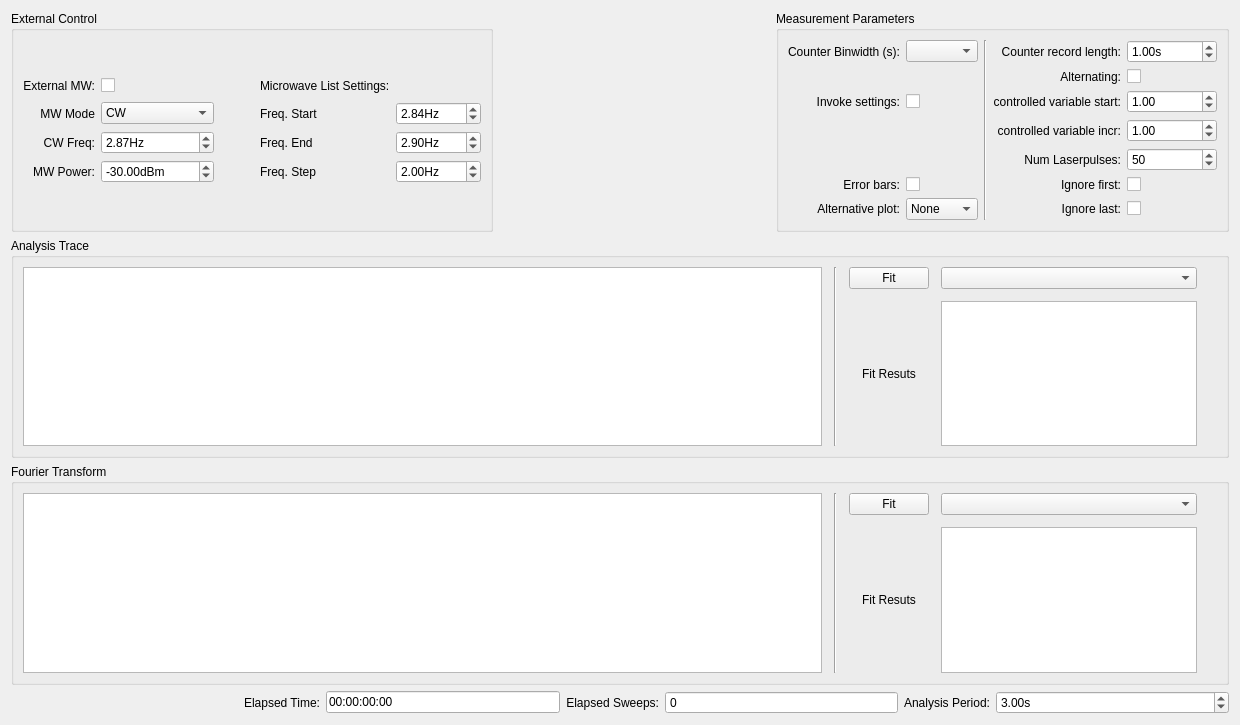
<?xml version="1.0" encoding="UTF-8"?>
<ui version="4.0">
 <class>pa</class>
 <widget class="QWidget" name="pa">
  <property name="geometry">
   <rect>
    <x>0</x>
    <y>0</y>
    <width>1240</width>
    <height>725</height>
   </rect>
  </property>
  <property name="windowTitle">
   <string>Form</string>
  </property>
  <layout class="QGridLayout" name="gridLayout">
   <item row="4" column="0" colspan="11">
    <widget class="QGroupBox" name="second_plot_GroupBox">
     <property name="title">
      <string>Fourier Transform</string>
     </property>
     <layout class="QGridLayout" name="gridLayout_23">
      <item row="0" column="0">
       <layout class="QHBoxLayout" name="horizontalLayout_4">
        <property name="spacing">
         <number>12</number>
        </property>
        <item>
         <widget class="PlotWidget" name="pulse_analysis_second_PlotWidget"/>
        </item>
        <item>
         <widget class="Line" name="line_3">
          <property name="orientation">
           <enum>Qt::Vertical</enum>
          </property>
         </widget>
        </item>
        <item>
         <layout class="QGridLayout" name="gridLayout_31">
          <item row="0" column="0">
           <widget class="QPushButton" name="alt_fit_param_PushButton">
            <property name="sizePolicy">
             <sizepolicy hsizetype="Preferred" vsizetype="Fixed">
              <horstretch>0</horstretch>
              <verstretch>0</verstretch>
             </sizepolicy>
            </property>
            <property name="text">
             <string>Fit</string>
            </property>
           </widget>
          </item>
          <item row="1" column="1">
           <widget class="QTextBrowser" name="alt_fit_param_results_TextBrowser">
            <property name="sizePolicy">
             <sizepolicy hsizetype="Preferred" vsizetype="Preferred">
              <horstretch>0</horstretch>
              <verstretch>0</verstretch>
             </sizepolicy>
            </property>
            <property name="font">
             <font>
              <kerning>false</kerning>
             </font>
            </property>
           </widget>
          </item>
          <item row="0" column="1">
           <widget class="FitSettingsComboBox" name="fit_param_alt_fit_func_ComboBox">
            <property name="sizePolicy">
             <sizepolicy hsizetype="Preferred" vsizetype="Fixed">
              <horstretch>0</horstretch>
              <verstretch>0</verstretch>
             </sizepolicy>
            </property>
           </widget>
          </item>
          <item row="1" column="0">
           <widget class="QLabel" name="label_27">
            <property name="sizePolicy">
             <sizepolicy hsizetype="Preferred" vsizetype="Preferred">
              <horstretch>0</horstretch>
              <verstretch>0</verstretch>
             </sizepolicy>
            </property>
            <property name="text">
             <string>Fit Resuts</string>
            </property>
            <property name="alignment">
             <set>Qt::AlignCenter</set>
            </property>
           </widget>
          </item>
         </layout>
        </item>
       </layout>
      </item>
      <item row="0" column="1">
       <spacer name="verticalSpacer_2">
        <property name="orientation">
         <enum>Qt::Vertical</enum>
        </property>
        <property name="sizeHint" stdset="0">
         <size>
          <width>20</width>
          <height>5000</height>
         </size>
        </property>
       </spacer>
      </item>
     </layout>
    </widget>
   </item>
   <item row="3" column="0" colspan="11">
    <widget class="QGroupBox" name="groupBox_6">
     <property name="title">
      <string>Analysis Trace</string>
     </property>
     <layout class="QGridLayout" name="gridLayout_19">
      <item row="1" column="0">
       <layout class="QHBoxLayout" name="horizontalLayout">
        <property name="spacing">
         <number>12</number>
        </property>
        <item>
         <widget class="PlotWidget" name="pulse_analysis_PlotWidget">
          <property name="sizeAdjustPolicy">
           <enum>QAbstractScrollArea::AdjustIgnored</enum>
          </property>
         </widget>
        </item>
        <item>
         <widget class="Line" name="line_2">
          <property name="sizePolicy">
           <sizepolicy hsizetype="Preferred" vsizetype="Minimum">
            <horstretch>0</horstretch>
            <verstretch>0</verstretch>
           </sizepolicy>
          </property>
          <property name="minimumSize">
           <size>
            <width>0</width>
            <height>0</height>
           </size>
          </property>
          <property name="orientation">
           <enum>Qt::Vertical</enum>
          </property>
         </widget>
        </item>
        <item>
         <layout class="QGridLayout" name="gridLayout_29">
          <item row="1" column="0">
           <widget class="QLabel" name="label_26">
            <property name="sizePolicy">
             <sizepolicy hsizetype="Preferred" vsizetype="Preferred">
              <horstretch>0</horstretch>
              <verstretch>0</verstretch>
             </sizepolicy>
            </property>
            <property name="text">
             <string>Fit Resuts</string>
            </property>
            <property name="alignment">
             <set>Qt::AlignCenter</set>
            </property>
           </widget>
          </item>
          <item row="0" column="0">
           <widget class="QPushButton" name="fit_param_PushButton">
            <property name="sizePolicy">
             <sizepolicy hsizetype="Preferred" vsizetype="Fixed">
              <horstretch>0</horstretch>
              <verstretch>0</verstretch>
             </sizepolicy>
            </property>
            <property name="text">
             <string>Fit</string>
            </property>
           </widget>
          </item>
          <item row="0" column="1">
           <widget class="FitSettingsComboBox" name="fit_param_fit_func_ComboBox">
            <property name="sizePolicy">
             <sizepolicy hsizetype="Preferred" vsizetype="Fixed">
              <horstretch>0</horstretch>
              <verstretch>0</verstretch>
             </sizepolicy>
            </property>
           </widget>
          </item>
          <item row="1" column="1">
           <widget class="QTextBrowser" name="fit_param_results_TextBrowser">
            <property name="sizePolicy">
             <sizepolicy hsizetype="Preferred" vsizetype="Preferred">
              <horstretch>0</horstretch>
              <verstretch>0</verstretch>
             </sizepolicy>
            </property>
            <property name="font">
             <font>
              <kerning>false</kerning>
             </font>
            </property>
           </widget>
          </item>
         </layout>
        </item>
       </layout>
      </item>
      <item row="1" column="1">
       <spacer name="verticalSpacer">
        <property name="orientation">
         <enum>Qt::Vertical</enum>
        </property>
        <property name="sizeHint" stdset="0">
         <size>
          <width>20</width>
          <height>5000</height>
         </size>
        </property>
       </spacer>
      </item>
     </layout>
    </widget>
   </item>
   <item row="5" column="0" colspan="11">
    <layout class="QHBoxLayout" name="horizontalLayout_2">
     <item>
      <spacer name="horizontalSpacer">
       <property name="orientation">
        <enum>Qt::Horizontal</enum>
       </property>
       <property name="sizeHint" stdset="0">
        <size>
         <width>40</width>
         <height>20</height>
        </size>
       </property>
      </spacer>
     </item>
     <item>
      <widget class="QLabel" name="time_param_elapsed_time_Label">
       <property name="text">
        <string>Elapsed Time:</string>
       </property>
       <property name="alignment">
        <set>Qt::AlignRight|Qt::AlignTrailing|Qt::AlignVCenter</set>
       </property>
      </widget>
     </item>
     <item>
      <widget class="QLineEdit" name="time_param_elapsed_time_LineEdit">
       <property name="maximumSize">
        <size>
         <width>16777215</width>
         <height>16777215</height>
        </size>
       </property>
       <property name="text">
        <string>00:00:00:00</string>
       </property>
      </widget>
     </item>
     <item>
      <widget class="QLabel" name="time_param_elapsed_sweep_Label">
       <property name="text">
        <string>Elapsed Sweeps:</string>
       </property>
       <property name="alignment">
        <set>Qt::AlignRight|Qt::AlignTrailing|Qt::AlignVCenter</set>
       </property>
      </widget>
     </item>
     <item>
      <widget class="ScienSpinBox" name="time_param_elapsed_sweep_SpinBox">
       <property name="sizePolicy">
        <sizepolicy hsizetype="Expanding" vsizetype="Fixed">
         <horstretch>0</horstretch>
         <verstretch>0</verstretch>
        </sizepolicy>
       </property>
       <property name="readOnly">
        <bool>true</bool>
       </property>
       <property name="buttonSymbols">
        <enum>QAbstractSpinBox::NoButtons</enum>
       </property>
       <property name="maximum">
        <number>999999999</number>
       </property>
      </widget>
     </item>
     <item>
      <widget class="QLabel" name="time_param_ana_periode_Label">
       <property name="text">
        <string>Analysis Period:</string>
       </property>
       <property name="alignment">
        <set>Qt::AlignRight|Qt::AlignTrailing|Qt::AlignVCenter</set>
       </property>
      </widget>
     </item>
     <item>
      <widget class="ScienDSpinBox" name="time_param_ana_periode_DoubleSpinBox">
       <property name="sizePolicy">
        <sizepolicy hsizetype="Expanding" vsizetype="Fixed">
         <horstretch>0</horstretch>
         <verstretch>0</verstretch>
        </sizepolicy>
       </property>
       <property name="suffix">
        <string>s</string>
       </property>
       <property name="minimum">
        <double>-1.000000000000000</double>
       </property>
       <property name="maximum">
        <double>999999999.000000000000000</double>
       </property>
       <property name="value">
        <double>3.000000000000000</double>
       </property>
      </widget>
     </item>
    </layout>
   </item>
   <item row="1" column="0" rowspan="2" colspan="11">
    <layout class="QHBoxLayout" name="horizontalLayout_3">
     <item>
      <widget class="QGroupBox" name="groupBox_9">
       <property name="sizePolicy">
        <sizepolicy hsizetype="Preferred" vsizetype="Preferred">
         <horstretch>0</horstretch>
         <verstretch>0</verstretch>
        </sizepolicy>
       </property>
       <property name="maximumSize">
        <size>
         <width>500</width>
         <height>16777215</height>
        </size>
       </property>
       <property name="title">
        <string>External Control</string>
       </property>
       <layout class="QGridLayout" name="gridLayout_26">
        <item row="0" column="1">
         <layout class="QGridLayout" name="gridLayout_24" columnstretch="0,0,0,0,0">
          <item row="1" column="0">
           <widget class="QLabel" name="ext_control_mw_mode_Label">
            <property name="text">
             <string>MW Mode</string>
            </property>
            <property name="alignment">
             <set>Qt::AlignRight|Qt::AlignTrailing|Qt::AlignVCenter</set>
            </property>
           </widget>
          </item>
          <item row="0" column="1">
           <widget class="QCheckBox" name="ext_control_use_mw_CheckBox">
            <property name="sizePolicy">
             <sizepolicy hsizetype="Preferred" vsizetype="Fixed">
              <horstretch>0</horstretch>
              <verstretch>0</verstretch>
             </sizepolicy>
            </property>
            <property name="layoutDirection">
             <enum>Qt::LeftToRight</enum>
            </property>
            <property name="text">
             <string/>
            </property>
            <property name="tristate">
             <bool>false</bool>
            </property>
           </widget>
          </item>
          <item row="1" column="3">
           <widget class="QLabel" name="ext_control_mw_freq_start_Label">
            <property name="text">
             <string>Freq. Start</string>
            </property>
           </widget>
          </item>
          <item row="0" column="0">
           <widget class="QLabel" name="ext_control_ext_mw_Label">
            <property name="text">
             <string>External MW:</string>
            </property>
            <property name="alignment">
             <set>Qt::AlignRight|Qt::AlignTrailing|Qt::AlignVCenter</set>
            </property>
           </widget>
          </item>
          <item row="2" column="1">
           <widget class="ScienDSpinBox" name="ext_control_mw_freq_DoubleSpinBox">
            <property name="enabled">
             <bool>true</bool>
            </property>
            <property name="sizePolicy">
             <sizepolicy hsizetype="Expanding" vsizetype="Fixed">
              <horstretch>0</horstretch>
              <verstretch>0</verstretch>
             </sizepolicy>
            </property>
            <property name="minimumSize">
             <size>
              <width>75</width>
              <height>0</height>
             </size>
            </property>
            <property name="maximumSize">
             <size>
              <width>200</width>
              <height>16777215</height>
             </size>
            </property>
            <property name="suffix">
             <string>Hz</string>
            </property>
            <property name="maximum">
             <double>2100000044.000000000000000</double>
            </property>
            <property name="value">
             <double>2.870000000000000</double>
            </property>
           </widget>
          </item>
          <item row="0" column="4">
           <spacer name="horizontalSpacer_3">
            <property name="orientation">
             <enum>Qt::Horizontal</enum>
            </property>
            <property name="sizeHint" stdset="0">
             <size>
              <width>40</width>
              <height>20</height>
             </size>
            </property>
           </spacer>
          </item>
          <item row="1" column="1">
           <widget class="QComboBox" name="ext_control_mw_mode_ComboBox">
            <item>
             <property name="text">
              <string>CW</string>
             </property>
            </item>
            <item>
             <property name="text">
              <string>List</string>
             </property>
            </item>
           </widget>
          </item>
          <item row="3" column="4">
           <widget class="ScienDSpinBox" name="ext_control_mw_freq_step_DoubleSpinBox">
            <property name="suffix">
             <string>Hz</string>
            </property>
            <property name="maximum">
             <double>6000.000000000000000</double>
            </property>
            <property name="value">
             <double>2.000000000000000</double>
            </property>
           </widget>
          </item>
          <item row="3" column="3">
           <widget class="QLabel" name="ext_control_mw_freq_step_Label">
            <property name="text">
             <string>Freq. Step</string>
            </property>
           </widget>
          </item>
          <item row="2" column="3">
           <widget class="QLabel" name="ext_control_mw_freq_end_Label">
            <property name="text">
             <string>Freq. End</string>
            </property>
           </widget>
          </item>
          <item row="2" column="4">
           <widget class="ScienDSpinBox" name="ext_control_mw_freq_end_DoubleSpinBox">
            <property name="suffix">
             <string>Hz</string>
            </property>
            <property name="maximum">
             <double>6.000000000000000</double>
            </property>
            <property name="value">
             <double>2.900000000000000</double>
            </property>
           </widget>
          </item>
          <item row="3" column="0">
           <widget class="QLabel" name="ext_control_mw_power_Label">
            <property name="text">
             <string>MW Power:</string>
            </property>
            <property name="alignment">
             <set>Qt::AlignRight|Qt::AlignTrailing|Qt::AlignVCenter</set>
            </property>
           </widget>
          </item>
          <item row="1" column="4">
           <widget class="ScienDSpinBox" name="ext_control_mw_freq_start_DoubleSpinBox">
            <property name="suffix">
             <string>Hz</string>
            </property>
            <property name="maximum">
             <double>6.000000000000000</double>
            </property>
            <property name="value">
             <double>2.840000000000000</double>
            </property>
           </widget>
          </item>
          <item row="3" column="1">
           <widget class="ScienDSpinBox" name="ext_control_mw_power_DoubleSpinBox">
            <property name="sizePolicy">
             <sizepolicy hsizetype="Expanding" vsizetype="Fixed">
              <horstretch>0</horstretch>
              <verstretch>0</verstretch>
             </sizepolicy>
            </property>
            <property name="minimumSize">
             <size>
              <width>75</width>
              <height>0</height>
             </size>
            </property>
            <property name="maximumSize">
             <size>
              <width>200</width>
              <height>16777215</height>
             </size>
            </property>
            <property name="suffix">
             <string>dBm</string>
            </property>
            <property name="minimum">
             <double>-999999.000000000000000</double>
            </property>
            <property name="maximum">
             <double>999999.000000000000000</double>
            </property>
            <property name="value">
             <double>-30.000000000000000</double>
            </property>
           </widget>
          </item>
          <item row="2" column="0">
           <widget class="QLabel" name="ext_control_mw_freq_Label">
            <property name="text">
             <string>CW Freq:</string>
            </property>
            <property name="alignment">
             <set>Qt::AlignRight|Qt::AlignTrailing|Qt::AlignVCenter</set>
            </property>
           </widget>
          </item>
          <item row="0" column="3">
           <widget class="QLabel" name="ext_control_mw_list_Label">
            <property name="text">
             <string>Microwave List Settings:</string>
            </property>
           </widget>
          </item>
          <item row="0" column="2">
           <spacer name="horizontalSpacer_4">
            <property name="orientation">
             <enum>Qt::Horizontal</enum>
            </property>
            <property name="sizeHint" stdset="0">
             <size>
              <width>40</width>
              <height>20</height>
             </size>
            </property>
           </spacer>
          </item>
          <item row="1" column="2">
           <spacer name="horizontalSpacer_5">
            <property name="orientation">
             <enum>Qt::Horizontal</enum>
            </property>
            <property name="sizeHint" stdset="0">
             <size>
              <width>40</width>
              <height>20</height>
             </size>
            </property>
           </spacer>
          </item>
          <item row="2" column="2">
           <spacer name="horizontalSpacer_6">
            <property name="orientation">
             <enum>Qt::Horizontal</enum>
            </property>
            <property name="sizeHint" stdset="0">
             <size>
              <width>40</width>
              <height>20</height>
             </size>
            </property>
           </spacer>
          </item>
          <item row="3" column="2">
           <spacer name="horizontalSpacer_7">
            <property name="orientation">
             <enum>Qt::Horizontal</enum>
            </property>
            <property name="sizeHint" stdset="0">
             <size>
              <width>40</width>
              <height>20</height>
             </size>
            </property>
           </spacer>
          </item>
         </layout>
        </item>
       </layout>
      </widget>
     </item>
     <item>
      <spacer name="horizontalSpacer_2">
       <property name="orientation">
        <enum>Qt::Horizontal</enum>
       </property>
       <property name="sizeHint" stdset="0">
        <size>
         <width>40</width>
         <height>20</height>
        </size>
       </property>
      </spacer>
     </item>
     <item>
      <widget class="QGroupBox" name="groupBox_8">
       <property name="sizePolicy">
        <sizepolicy hsizetype="Expanding" vsizetype="Preferred">
         <horstretch>0</horstretch>
         <verstretch>0</verstretch>
        </sizepolicy>
       </property>
       <property name="title">
        <string>Measurement Parameters</string>
       </property>
       <layout class="QGridLayout" name="gridLayout_28">
        <item row="0" column="3">
         <layout class="QGridLayout" name="gridLayout_25">
          <item row="6" column="3">
           <widget class="QLabel" name="label_5">
            <property name="text">
             <string>Ignore last:</string>
            </property>
            <property name="alignment">
             <set>Qt::AlignRight|Qt::AlignTrailing|Qt::AlignVCenter</set>
            </property>
           </widget>
          </item>
          <item row="0" column="4">
           <widget class="ScienDSpinBox" name="ana_param_record_length_DoubleSpinBox">
            <property name="sizePolicy">
             <sizepolicy hsizetype="Expanding" vsizetype="Fixed">
              <horstretch>0</horstretch>
              <verstretch>0</verstretch>
             </sizepolicy>
            </property>
            <property name="suffix">
             <string>s</string>
            </property>
            <property name="decimals">
             <number>2</number>
            </property>
            <property name="maximum">
             <double>100000000.000000000000000</double>
            </property>
            <property name="value">
             <double>1.000000000000000</double>
            </property>
           </widget>
          </item>
          <item row="0" column="3">
           <widget class="QLabel" name="ana_param_record_length_Label">
            <property name="text">
             <string>Counter record length:</string>
            </property>
            <property name="alignment">
             <set>Qt::AlignRight|Qt::AlignTrailing|Qt::AlignVCenter</set>
            </property>
           </widget>
          </item>
          <item row="4" column="3">
           <widget class="QLabel" name="ana_param_num_laserpulses_Label">
            <property name="text">
             <string>Num Laserpulses:</string>
            </property>
            <property name="alignment">
             <set>Qt::AlignRight|Qt::AlignTrailing|Qt::AlignVCenter</set>
            </property>
           </widget>
          </item>
          <item row="3" column="4">
           <widget class="ScienDSpinBox" name="ana_param_x_axis_inc_ScienDSpinBox">
            <property name="enabled">
             <bool>true</bool>
            </property>
            <property name="sizePolicy">
             <sizepolicy hsizetype="Expanding" vsizetype="Fixed">
              <horstretch>0</horstretch>
              <verstretch>0</verstretch>
             </sizepolicy>
            </property>
            <property name="maximum">
             <double>999999999.000000000000000</double>
            </property>
            <property name="value">
             <double>1.000000000000000</double>
            </property>
           </widget>
          </item>
          <item row="2" column="3">
           <widget class="QLabel" name="ana_param_x_axis_start_Label">
            <property name="text">
             <string>controlled variable start:</string>
            </property>
            <property name="alignment">
             <set>Qt::AlignRight|Qt::AlignTrailing|Qt::AlignVCenter</set>
            </property>
           </widget>
          </item>
          <item row="1" column="4">
           <widget class="QCheckBox" name="ana_param_alternating_CheckBox">
            <property name="sizePolicy">
             <sizepolicy hsizetype="Preferred" vsizetype="Fixed">
              <horstretch>0</horstretch>
              <verstretch>0</verstretch>
             </sizepolicy>
            </property>
            <property name="layoutDirection">
             <enum>Qt::LeftToRight</enum>
            </property>
            <property name="text">
             <string/>
            </property>
           </widget>
          </item>
          <item row="6" column="1">
           <widget class="QComboBox" name="second_plot_ComboBox">
            <item>
             <property name="text">
              <string>None</string>
             </property>
            </item>
            <item>
             <property name="text">
              <string>FFT</string>
             </property>
            </item>
            <item>
             <property name="text">
              <string>Delta</string>
             </property>
            </item>
           </widget>
          </item>
          <item row="6" column="0">
           <widget class="QLabel" name="second_plot_Label">
            <property name="text">
             <string>Alternative plot:</string>
            </property>
            <property name="alignment">
             <set>Qt::AlignRight|Qt::AlignTrailing|Qt::AlignVCenter</set>
            </property>
           </widget>
          </item>
          <item row="2" column="0">
           <widget class="QLabel" name="label_2">
            <property name="text">
             <string>Invoke settings:</string>
            </property>
            <property name="alignment">
             <set>Qt::AlignRight|Qt::AlignTrailing|Qt::AlignVCenter</set>
            </property>
           </widget>
          </item>
          <item row="2" column="1">
           <widget class="QCheckBox" name="ana_param_invoke_settings_CheckBox">
            <property name="enabled">
             <bool>true</bool>
            </property>
            <property name="sizePolicy">
             <sizepolicy hsizetype="Preferred" vsizetype="Fixed">
              <horstretch>0</horstretch>
              <verstretch>0</verstretch>
             </sizepolicy>
            </property>
            <property name="layoutDirection">
             <enum>Qt::LeftToRight</enum>
            </property>
            <property name="text">
             <string/>
            </property>
            <property name="checked">
             <bool>false</bool>
            </property>
           </widget>
          </item>
          <item row="5" column="0">
           <widget class="QLabel" name="show_errorbars_Label">
            <property name="text">
             <string>Error bars:</string>
            </property>
            <property name="alignment">
             <set>Qt::AlignRight|Qt::AlignTrailing|Qt::AlignVCenter</set>
            </property>
           </widget>
          </item>
          <item row="5" column="3">
           <widget class="QLabel" name="label_4">
            <property name="layoutDirection">
             <enum>Qt::LeftToRight</enum>
            </property>
            <property name="text">
             <string>Ignore first:</string>
            </property>
            <property name="alignment">
             <set>Qt::AlignRight|Qt::AlignTrailing|Qt::AlignVCenter</set>
            </property>
           </widget>
          </item>
          <item row="6" column="4">
           <widget class="QCheckBox" name="ana_param_ignore_last_CheckBox">
            <property name="sizePolicy">
             <sizepolicy hsizetype="Preferred" vsizetype="Fixed">
              <horstretch>0</horstretch>
              <verstretch>0</verstretch>
             </sizepolicy>
            </property>
            <property name="layoutDirection">
             <enum>Qt::LeftToRight</enum>
            </property>
            <property name="text">
             <string/>
            </property>
           </widget>
          </item>
          <item row="2" column="4">
           <widget class="ScienDSpinBox" name="ana_param_x_axis_start_ScienDSpinBox">
            <property name="enabled">
             <bool>true</bool>
            </property>
            <property name="sizePolicy">
             <sizepolicy hsizetype="Expanding" vsizetype="Fixed">
              <horstretch>0</horstretch>
              <verstretch>0</verstretch>
             </sizepolicy>
            </property>
            <property name="maximum">
             <double>999999999.000000000000000</double>
            </property>
            <property name="value">
             <double>1.000000000000000</double>
            </property>
           </widget>
          </item>
          <item row="5" column="1">
           <widget class="QCheckBox" name="ana_param_errorbars_CheckBox">
            <property name="sizePolicy">
             <sizepolicy hsizetype="Preferred" vsizetype="Fixed">
              <horstretch>0</horstretch>
              <verstretch>0</verstretch>
             </sizepolicy>
            </property>
            <property name="text">
             <string/>
            </property>
           </widget>
          </item>
          <item row="0" column="0">
           <widget class="QLabel" name="label_22">
            <property name="text">
             <string>Counter Binwidth (s):</string>
            </property>
            <property name="alignment">
             <set>Qt::AlignRight|Qt::AlignTrailing|Qt::AlignVCenter</set>
            </property>
           </widget>
          </item>
          <item row="1" column="3">
           <widget class="QLabel" name="label_3">
            <property name="text">
             <string>Alternating:</string>
            </property>
            <property name="alignment">
             <set>Qt::AlignRight|Qt::AlignTrailing|Qt::AlignVCenter</set>
            </property>
           </widget>
          </item>
          <item row="0" column="1">
           <widget class="QComboBox" name="ana_param_fc_bins_ComboBox"/>
          </item>
          <item row="0" column="2" rowspan="7">
           <widget class="Line" name="line">
            <property name="orientation">
             <enum>Qt::Vertical</enum>
            </property>
           </widget>
          </item>
          <item row="4" column="4">
           <widget class="QSpinBox" name="ana_param_num_laser_pulse_SpinBox">
            <property name="sizePolicy">
             <sizepolicy hsizetype="Expanding" vsizetype="Fixed">
              <horstretch>0</horstretch>
              <verstretch>0</verstretch>
             </sizepolicy>
            </property>
            <property name="minimum">
             <number>0</number>
            </property>
            <property name="maximum">
             <number>10000000</number>
            </property>
            <property name="value">
             <number>50</number>
            </property>
           </widget>
          </item>
          <item row="3" column="3">
           <widget class="QLabel" name="ana_param_x_axis_inc_Label">
            <property name="text">
             <string>controlled variable incr:</string>
            </property>
            <property name="alignment">
             <set>Qt::AlignRight|Qt::AlignTrailing|Qt::AlignVCenter</set>
            </property>
           </widget>
          </item>
          <item row="5" column="4">
           <widget class="QCheckBox" name="ana_param_ignore_first_CheckBox">
            <property name="sizePolicy">
             <sizepolicy hsizetype="Preferred" vsizetype="Fixed">
              <horstretch>0</horstretch>
              <verstretch>0</verstretch>
             </sizepolicy>
            </property>
            <property name="layoutDirection">
             <enum>Qt::LeftToRight</enum>
            </property>
            <property name="text">
             <string/>
            </property>
           </widget>
          </item>
         </layout>
        </item>
       </layout>
      </widget>
     </item>
    </layout>
   </item>
  </layout>
 </widget>
 <customwidgets>
  <customwidget>
   <class>ScienDSpinBox</class>
   <extends>QDoubleSpinBox</extends>
   <header>qtwidgets.scientific_spinbox.h</header>
  </customwidget>
  <customwidget>
   <class>ScienSpinBox</class>
   <extends>QSpinBox</extends>
   <header>qtwidgets.scientific_spinbox.h</header>
  </customwidget>
  <customwidget>
   <class>PlotWidget</class>
   <extends>QGraphicsView</extends>
   <header>pyqtgraph</header>
  </customwidget>
  <customwidget>
   <class>FitSettingsComboBox</class>
   <extends>QComboBox</extends>
   <header>gui/fitsettings</header>
  </customwidget>
 </customwidgets>
 <tabstops>
  <tabstop>ext_control_use_mw_CheckBox</tabstop>
  <tabstop>ext_control_mw_freq_DoubleSpinBox</tabstop>
  <tabstop>ext_control_mw_power_DoubleSpinBox</tabstop>
  <tabstop>ana_param_fc_bins_ComboBox</tabstop>
  <tabstop>ana_param_invoke_settings_CheckBox</tabstop>
  <tabstop>ana_param_errorbars_CheckBox</tabstop>
  <tabstop>second_plot_ComboBox</tabstop>
  <tabstop>ana_param_record_length_DoubleSpinBox</tabstop>
  <tabstop>ana_param_alternating_CheckBox</tabstop>
  <tabstop>ana_param_x_axis_start_ScienDSpinBox</tabstop>
  <tabstop>ana_param_x_axis_inc_ScienDSpinBox</tabstop>
  <tabstop>ana_param_num_laser_pulse_SpinBox</tabstop>
  <tabstop>ana_param_ignore_first_CheckBox</tabstop>
  <tabstop>ana_param_ignore_last_CheckBox</tabstop>
  <tabstop>fit_param_fit_func_ComboBox</tabstop>
  <tabstop>fit_param_PushButton</tabstop>
  <tabstop>fit_param_results_TextBrowser</tabstop>
  <tabstop>pulse_analysis_PlotWidget</tabstop>
  <tabstop>pulse_analysis_second_PlotWidget</tabstop>
  <tabstop>time_param_elapsed_time_LineEdit</tabstop>
  <tabstop>time_param_elapsed_sweep_SpinBox</tabstop>
  <tabstop>time_param_ana_periode_DoubleSpinBox</tabstop>
 </tabstops>
 <resources/>
 <connections/>
</ui>
